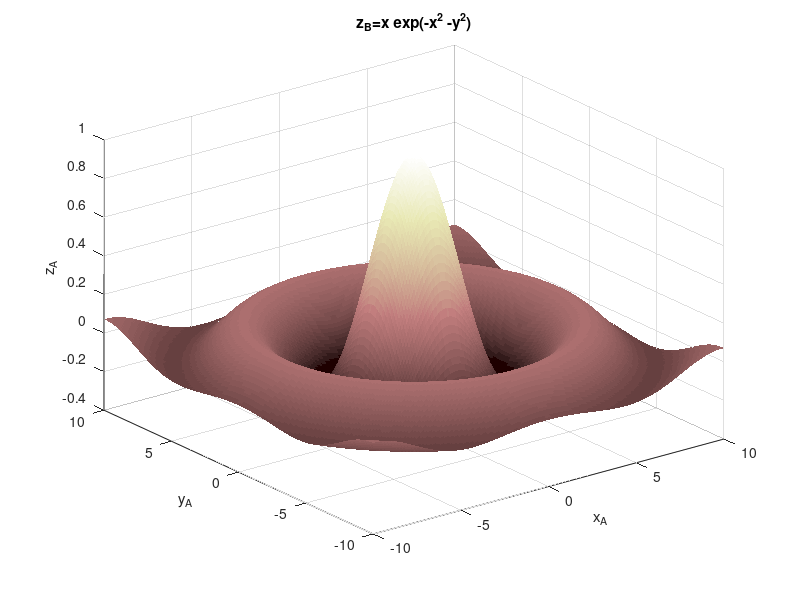

MATLAB code for this plot:
clc;clear;close all

%% my3Dfun2

%% Function domain

[x,y] = meshgrid(-10:.1:10, -10:.1:10);

%% Function values

z = @(x,y) sin(sqrt(x.^2+y.^2)+eps)./sqrt(x.^2+y.^2);

%% Figure initialization

figure

%% Plotting figure

surf(x,y,z(x,y)) 

%% Title

title("z_B=x exp(-x^2 -y^2)")

%% Labels

xlabel('x_A')

ylabel('y_A')

zlabel('z_A')

%% Grid

grid on

%% Colormap

colormap pink

%% Shading

shading flat